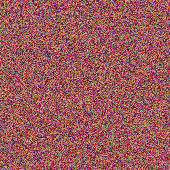
#> input picture initial_patches/square.png, 170 x 170 px
$ python evaluation_patch_rot.py
#> lines starting #> are read from the running program, lines starting #| are printed output that depends on the picture
import numpy as np
import math
import random
import imutils
import cv2


image = cv2.imread("initial_patches/square.png")
#> image is the input picture: shape (170, 170, 3); mean B, G, R 88.9, 89.7, 155.4

while True:
    print("ALl")
    for i in range(0,360,45):
        im = image.copy()
        im = imutils.rotate_bound(im,i)
        x, y, z = im.shape
        imageover = np.random.randint(125,130,(x,y,z)).astype(np.uint8)
        x = im == (0,0,0)
        im[x] = imageover[x]

        cv2.imshow("P",im)
        cv2.waitKey(0)
#> this loop made 8 passes
#> pass 1, `x = im == (0,0,0)`:
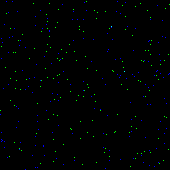
#> x: shape (170, 170, 3) bool; mean B, G, R 0.00592, 0.00536, 0
#> pass 1, `cv2.imshow("P",im)`:
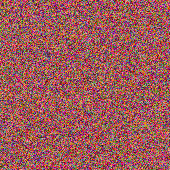
#> window 'P': shape (170, 170, 3); mean B, G, R 89.6, 90.4, 155.4
#> pass 2, `im = imutils.rotate_bound(im,i)`:
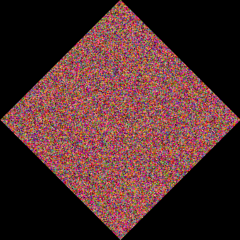
#> im: shape (240, 240, 3); mean B, G, R 44.6, 45, 78
#> pass 2, `x = im == (0,0,0)`:
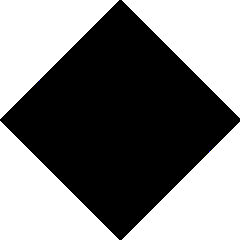
#> x: shape (240, 240, 3) bool; mean B, G, R 0.492, 0.492, 0.492
#> after the loop:
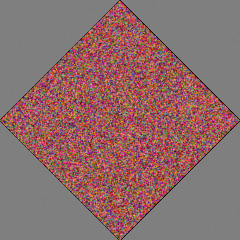
#> im: shape (240, 240, 3); mean B, G, R 107, 107.5, 140.4

$ run again, with initial_patches/circle.png copied over initial_patches/square.png
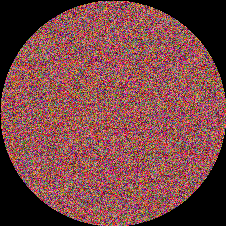
#> input picture initial_patches/circle.png, 226 x 226 px
#> image is the input picture: shape (226, 226, 3); mean B, G, R 69.9, 70.4, 121.9
#> the loop `for i in range(0,360,45):` made 8 passes
#> pass 1, `x = im == (0,0,0)`:
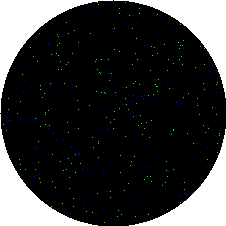
#> x: shape (226, 226, 3) bool; mean B, G, R 0.22, 0.219, 0.215
#> after the loop `for i in range(0,360,45):`:
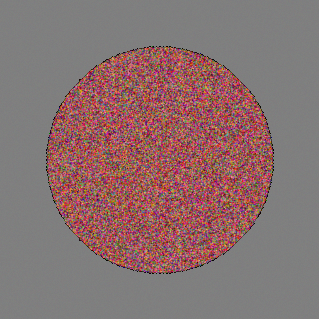
#> im: shape (319, 319, 3); mean B, G, R 111.6, 111.8, 137.7
